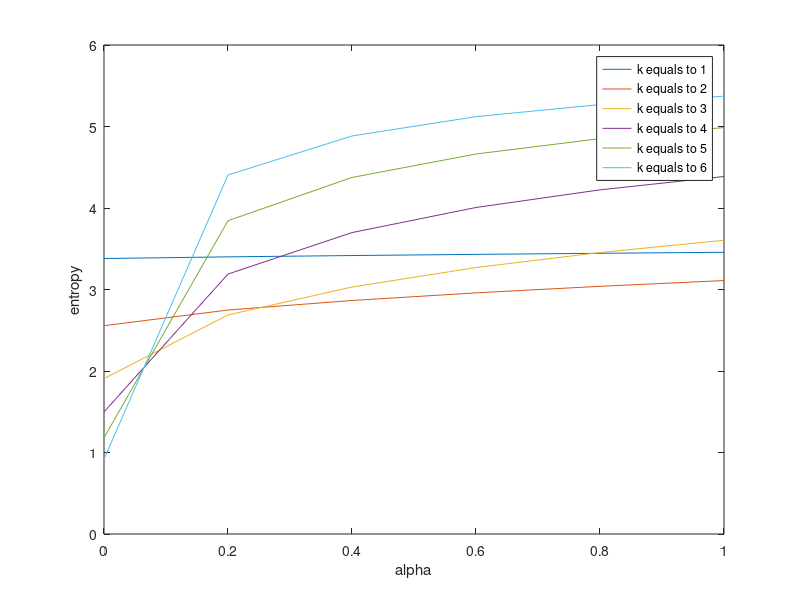

MATLAB code to generate this figure:
clear;clc;
warning('off', 'all');
file = fileread("graphInput.txt");       % collect file contents into string
lines = strsplit(file, "\n")';
numbers=[];
for i=2:rows(lines)
  numbers=[numbers;str2num(lines{i,:})];  %convert string lines into numbers
endfor
k=unique(numbers(:,1));
lgnd=[];
for i=1:rows(k)
  idx=numbers(:,1)==k(i);
  alpha=numbers(idx,2);
  entropy=numbers(idx,3);
  plot(alpha, entropy);
  lgnd=[lgnd;["k equals to ", int2str(k(i))]];
  hold on;
endfor
legend(lgnd);
xlabel("alpha");
ylabel("entropy");  